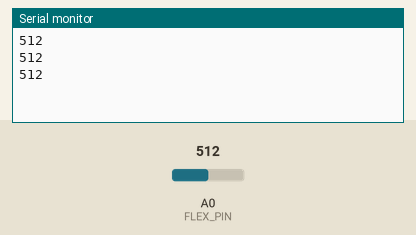
This sketch was run on a simulated Arduino Uno, built with avr-gcc and run on an emulated ATmega328P. Shown: the last lines printed to the serial monitor. Inputs (shaded band) come from the test bench; at power-on: A0 (FLEX_PIN) = 512.

Above: at 1.3 s.
1.4 s: A0 (FLEX_PIN) set to 716
At 1.81 s:
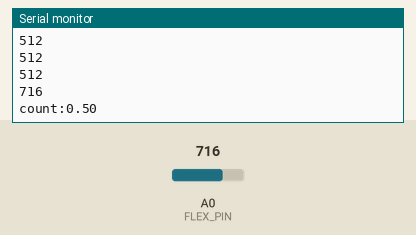
3.0 s: A0 (FLEX_PIN) set to 900
At 3.33 s:
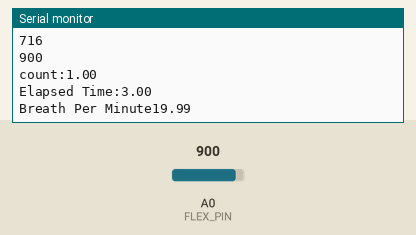
Timing chart, 0 to 6.0 s (numbered marks = the images above; inputs shaded):
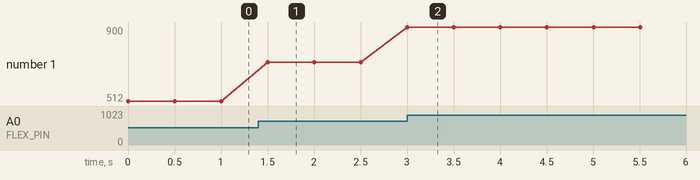

Measured:
- after the input at 1.4 s, the serial monitor: prints a new line after 0.10 s (image 1)
- after the input at 3.0 s, the serial monitor: prints a new line at once (image 2)
- plotted number 1: 512 → 716 after the input at 1.4 s, 716 → 900 after the input at 3.0 s

The sketch:

BreathsPerMinute.ino
```cpp
//Flex_Sensor_Example.ino
//Example sketch for SparkFun's flex sensors
//  (https://www.sparkfun.com/products/10264)
//Jim Lindblom @ SparkFun Electronics
//April 28, 2016
//
//Create a voltage divider circuit combining a flex sensor with a 47k resistor.
//- The resistor should connect from A0 to GND.
//- The flex sensor should connect from A0 to 3.3V
//As the resistance of the flex sensor increases (meaning it's being bent), the
//voltage at A0 should decrease.
//
//Development environment specifics:
//Arduino 1.6.7
//******************************************************************************/
const int FLEX_PIN = A0; // Pin connected to voltage divider output

// Measure the voltage at 5V and the actual resistance of your
// 47k resistor, and enter them below:
const float VCC = 4.98; // Measured voltage of Ardunio 5V line
const float R_DIV = 47500.0; // Measured resistance of 3.3k resistor

// Upload the code, then try to adjust these values to more
// accurately calculate bend degree.
const float STRAIGHT_RESISTANCE = 37300.0; // resistance when straight
const float BEND_RESISTANCE = 90000.0; // resistance at 90 deg
double count =0;
int lastFlexADC =0;
double StartTime;

void setup()
{
  Serial.begin(9600);
  pinMode(FLEX_PIN, INPUT);\
  StartTime = millis();

}

void loop()
{
  // Read the ADC, and calculate voltage and resistance from it
  int flexADC = analogRead(FLEX_PIN);
  Serial.println(flexADC);
  //long StartTime = 0;

  if((flexADC != 0) && (lastFlexADC !=0)){
     if((flexADC <= (lastFlexADC-2))|| (flexADC >= (lastFlexADC+2))){
     //Serial.print("last:");
    //Serial.println(lastFlexADC);
    count = count + 0.5;
    Serial.print("count:");
     Serial.println(count);
     int temp = (int) count;
    // Serial.println(temp/count);
     if((temp/count) == 1){
        double CurrentTime = millis();
        double ElapsedTime = CurrentTime - StartTime;
        StartTime = CurrentTime;
        Serial.print("Elapsed Time:");
        ElapsedTime = ElapsedTime*0.001;
        Serial.println(ElapsedTime);
        Serial.print("Breath Per Minute");
        double  BreathPerMinute = 60/ElapsedTime;
        Serial.println(BreathPerMinute);

  }
     }

  }

  lastFlexADC = flexADC;


//  float flexV = flexADC * VCC / 1023.0;
//  float flexR = R_DIV * (VCC / flexV - 1.0);
//  Serial.println("Resistance: " + String(flexR) + " ohms");
//
//  // Use the calculated resistance to estimate the sensor's
//  // bend angle:
//  float angle = map(flexR, STRAIGHT_RESISTANCE, BEND_RESISTANCE,
//                   0, 90.0);
//  Serial.println("Bend: " + String(angle) + " degrees");
//  Serial.println();

  delay(500);
}
```
